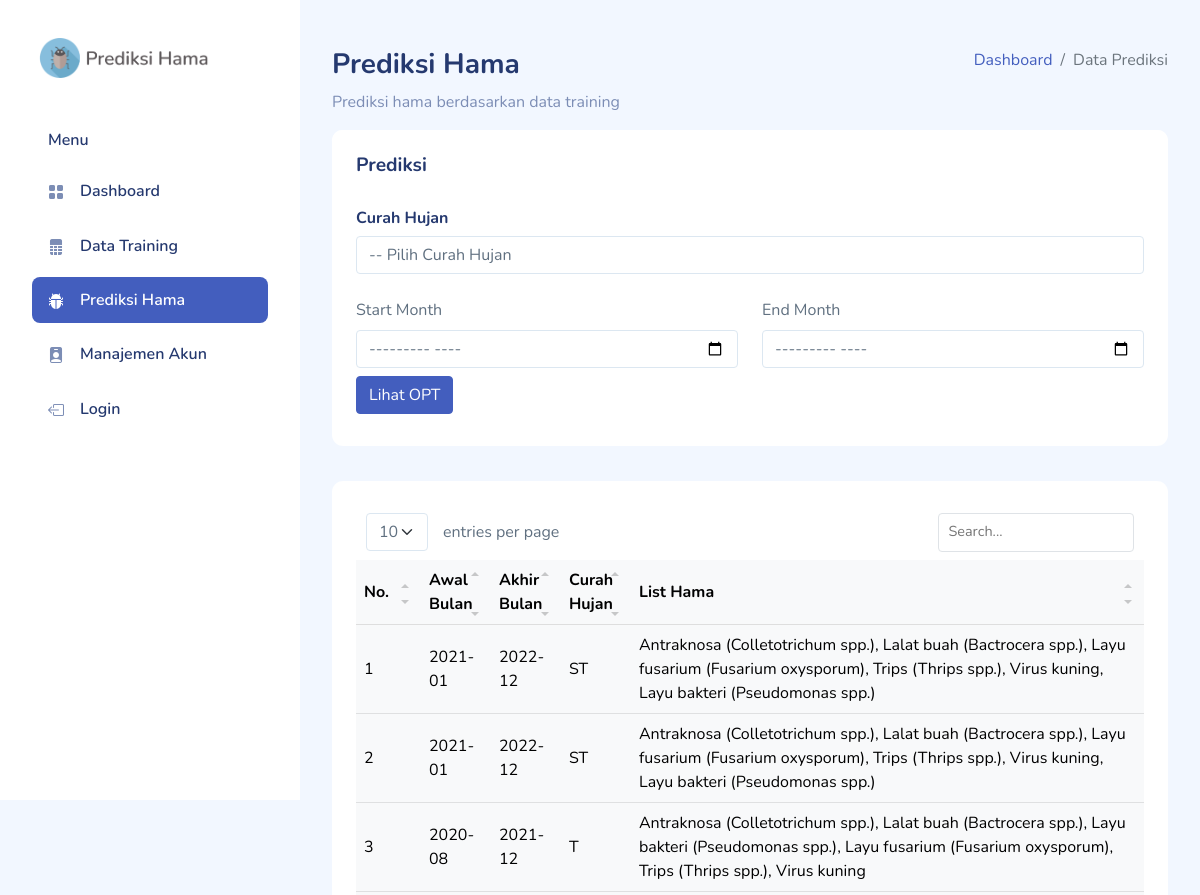
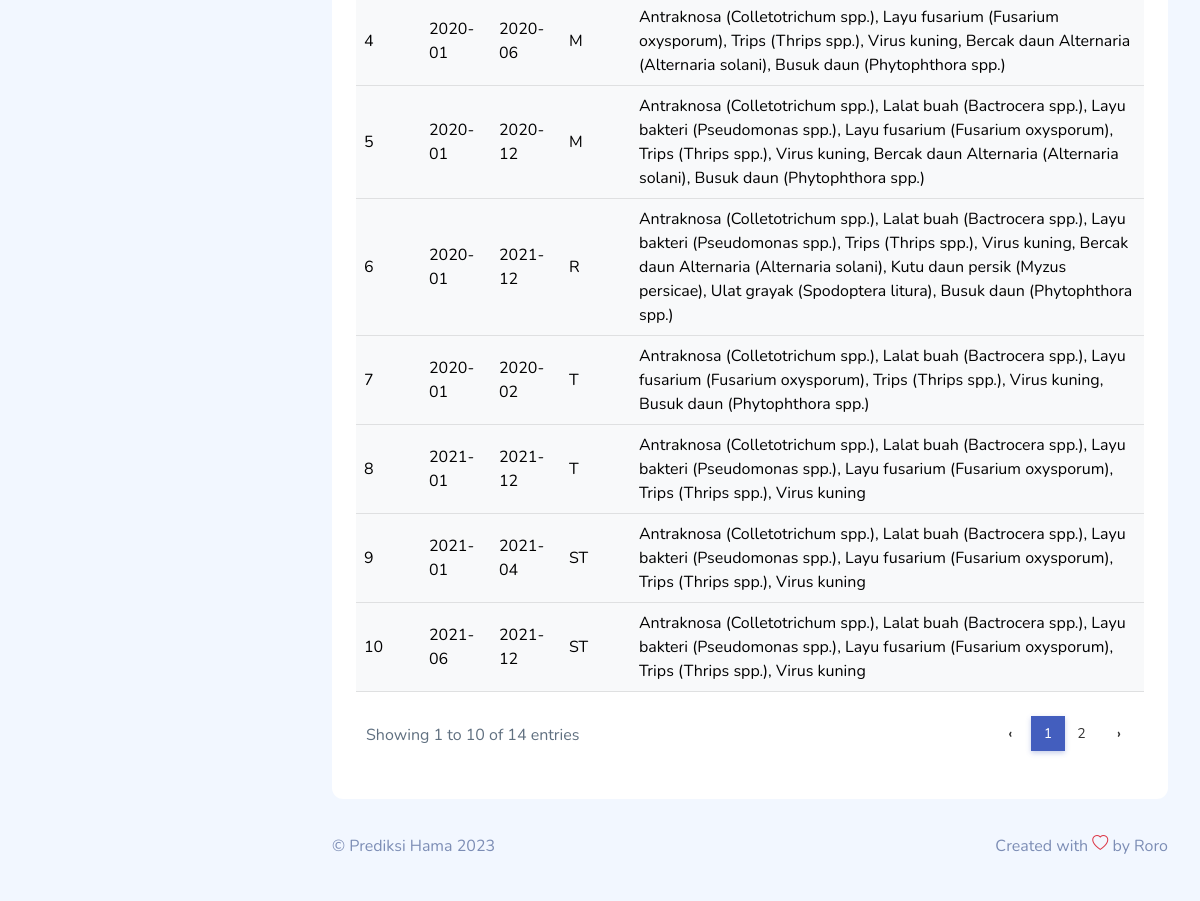
Page /index.php/hasil on the committed database (2 pictures, top to bottom).
### tables this page shows
CREATE TABLE `hasil_prediksi` (
  `id_hasil` int(11) NOT NULL,
  `bulan_awal` varchar(255) NOT NULL,
  `bulan_akhir` varchar(255) NOT NULL,
  `tipe_ch` varchar(255) NOT NULL,
  `daftar_hama` text NOT NULL
);

### application/controllers/Hasil.php (called while the page is built, shortened)
<?php
class Hasil extends CI_Controller
{
  public function __construct()
  {
    $this->load->model('Data_model');
    $this->load->model('Hasil_model');
  }
  public function index()
  {
    $judul = [
      'title' => 'Hasil Training',
      'sub_title' => ''
    ];
    $data['data'] = $this->Data_model->tampilList();
    $data['hasil'] = $this->Hasil_model->tampilHasil();
    $this->load->view('hasil/index', $judul + $data);
  }
}

### index.php (called while the page is built, shortened)
<?php
require_once BASEPATH.'core/CodeIgniter.php';

### application/models/Hasil_model.php (called while the page is built, shortened)
<?php
class Hasil_model extends CI_Model
{
  public function tampilHasil()
  {
    $this->db->select('*');
    $this->db->from('hasil_prediksi');
    $this->db->order_by('id_hasil', 'DESC');
    $query = $this->db->get();
    return $query->result_array();
  }
}

### application/views/hasil/index.php (the view, shortened to what this page needs)
<!DOCTYPE html>
<html lang="en" data-bs-theme="light">
<head>
  <?php $this->load->view("templates/head.php") ?>
</head>
<body class="light">
  <div id="app">
    <?php $this->load->view("templates/sidebar.php") ?>
    <div id="main">
      <div class="page-heading">
        <div class="page-title">
          <div class="row">
            <div class="col-12 col-md-6 order-md-1 order-last">
              <h3>Prediksi Hama</h3>
              <p class="text-subtitle text-muted">Prediksi hama berdasarkan data training</p>
            </div>
            <div class="col-12 col-md-6 order-md-2 order-first">
              <nav aria-label="breadcrumb" class="breadcrumb-header float-start float-lg-end">
                <ol class="breadcrumb">
                  <li class="breadcrumb-item"><a href="<?= base_url('dashboard') ?>">Dashboard</a></li>
                  <li class="breadcrumb-item active" aria-current="page">Data Prediksi</li>
                </ol>
              </nav>
            </div>
          </div>
        </div>
        <section class="section">
          <div class="card">
            <div class="card-header">
              <h3 class="card-title">Prediksi</h3>
            </div>
            <div class="card-body">
              <div class="row">
                <div class="col-lg-12 mb-2">
                  <h6>Curah Hujan</h6>
                  <div class="input-group mb-3">
                    <select class="form-control" id="form-prediksi">
                      <option value="">-- Pilih Curah Hujan</option>
                    </select>
                  </div>
                </div>
                <div class="col-lg-6 mb-2">
                  <label for="start_month" class="form-label">Start Month</label>
                  <input type="month" class="form-control" id="start_month">
                </div>
                <div class="col-lg-6 mb-2">
                  <label for="end_month" class="form-label">End Month</label>
                  <input type="month" class="form-control" id="end_month">
                </div>
              </div>
              <div class="col-lg-6 mb-2">
                <button type="button" id="btn-lihat-opt" class="btn btn-primary">Lihat OPT</button>
              </div>
            </div>
          </div>
        </section>
        <section class="section">
          <div class="card">
            <div class="card-body">
              <table class="table table-light" id="table2">
                <thead>
                  <tr>
                    <th>No.</th>
                    <th>Awal Bulan</th>
                    <th>Akhir Bulan</th>
                    <th>Curah Hujan</th>
                    <th>List Hama</th>
                  </tr>
                </thead>
                <tbody>
                  <?php $no = 1;
                  foreach ($hasil as $key) : ?>
                    <tr>
                      <td width="65px"> <?= $no++; ?> </td>
                      <td> <?= $key['bulan_awal']; ?> </td>
                      <td> <?= $key['bulan_akhir']; ?> </td>
                      <td> <?= $key['tipe_ch']; ?> </td>
                      <td> <?= $key['daftar_hama']; ?> </td>
                    </tr>
                  <?php endforeach; ?>
                </tbody>
              </table>
            </div>
          </div>
        </section>
      </div>
      <?php $this->load->view("templates/footer.php") ?>
    </div>
  </div>
</body>
</html>

### application/views/templates/head.php (shortened to what this page needs)
<link rel="stylesheet" href="<?php echo base_url('assets/css/bootstrap.css') ?>">
<link rel="stylesheet" href="<?php echo base_url('assets/vendors/iconly/bold.css') ?>">
<link rel="stylesheet" href="<?php echo base_url('assets/vendors/simple-datatables/style.css') ?>">
<link rel="stylesheet" href="<?php echo base_url('assets/vendors/perfect-scrollbar/perfect-scrollbar.css') ?>">
<link rel="stylesheet" href="<?php echo base_url('assets/vendors/bootstrap-icons/bootstrap-icons.css') ?>">
<link rel="stylesheet" href="<?php echo base_url('assets/css/app.css') ?>">

### application/views/templates/sidebar.php (shortened to what this page needs)
<div id="sidebar" class="active">
  <div class="sidebar-wrapper active">
    <div class="sidebar-header">
      <div class="d-flex justify-content-between">
        <div class="logo">
          <a href="<?php echo site_url('dashboard') ?>"><img src="<?php echo base_url('assets/images/logo/logo.png"') ?>" height="70px" alt="Logo" srcset=""></a>
        </div>
      </div>
    </div>
    <div class="sidebar-menu">
      <ul class="menu">
        <li class="sidebar-title">Menu</li>
        <li class="sidebar-item <?php if ($title == 'Dashboard') : ?><?= 'active'; ?><?php endif; ?>">
          <a class='sidebar-link' href="<?= base_url('dashboard') ?>">
            <i class="bi bi-grid-fill"></i>
            <span>Dashboard</span>
          </a>
        </li>
        <li class="sidebar-item <?php if ($title == 'List Training') : ?><?= 'active'; ?><?php endif; ?>">
          <a class='sidebar-link' href="<?= base_url('training') ?>">
            <i class="bi bi-file-spreadsheet-fill"></i>
            <span>Data Training</span>
          </a>
        </li>
        <li class="sidebar-item <?php if ($title == 'Hasil Training') : ?><?= 'active'; ?><?php endif; ?>">
          <a class='sidebar-link' href="<?= base_url('hasil') ?>">
            <i class="bi bi-bug-fill"></i>
            <span>Prediksi Hama</span>
          </a>
        </li>
        <li class="sidebar-item <?php if ($title == 'Manajemen Akun') : ?><?= 'active'; ?><?php endif; ?>">
          <a class='sidebar-link' href="<?= base_url('user') ?>">
            <i class="bi bi-person-badge-fill"></i>
            <span>Manajemen Akun</span>
          </a>
        </li>
        <?php if ($this->session->userdata('id_user') == TRUE) : ?>
          <li class="sidebar-item">
            <a class='sidebar-link' href="<?= base_url() ?>logout">
              <i class="bi bi-box-arrow-left"></i>
              <span>Logout</span>
            </a>
          </li>
        <?php else : ?>
          <li class="sidebar-item">
            <a class='sidebar-link' href="<?= base_url() ?>auth/login">
              <i class="bi bi-box-arrow-left"></i>
              <span>Login</span>
            </a>
          </li>
        <?php endif; ?>
      </ul>
    </div>
  </div>
</div>

### application/views/templates/footer.php
<footer>
    <div class="footer clearfix mb-0 text-muted">
        <div class="float-start">
            <p>&copy; <?php echo SITE_NAME . " " . Date('Y') ?></p>
        </div>
        <div class="float-end">
            <p>Created with <span class="text-danger"><i class="bi bi-heart"></i></span> by Roro</p>
        </div>
    </div>
</footer>

### assets/css/app.css (style rules this page uses)
.btn.btn-danger, .btn.btn-info, .btn.btn-primary, .btn.btn-secondary, .btn.btn-success, .btn.btn-warning { color: #fff; }
.card { margin-bottom: 2.2rem; border: none; }
.card .card-header { border: none; }
.card .card-header ~ .card-body { padding-top: 0; }
.card .card-title { font-size: 1.2rem; }
.card .card-body { padding: 1.5rem; }
#sidebar.active .sidebar-wrapper { left: 0; }
.sidebar-wrapper { width: 300px; height: 100vh; position: fixed; top: 0; z-index: 10; overflow-y: auto; background-color: #fff; bottom: 0; transition: left 0.5s ease-out; }
.sidebar-wrapper .sidebar-header { padding: 2rem 2rem 1rem; font-size: 2rem; font-weight: 700; }
.sidebar-wrapper .sidebar-header img { height: 40px; }
.sidebar-wrapper .menu { margin-top: 2rem; padding: 0 2rem; font-weight: 600; }
.sidebar-wrapper .menu .sidebar-title { padding: 0 1rem; margin: 1.5rem 0 1rem; font-size: 1rem; list-style: none; font-weight: 600; color: #25396f; }
.sidebar-wrapper .menu .sidebar-link { display: block; padding: 0.7rem 1rem; font-size: 1rem; display: flex; align-items: center; border-radius: 0.5rem; transition: all 0.5s; text-decoration: none; color: #25396f; }
.sidebar-wrapper .menu .sidebar-link i, .sidebar-wrapper .menu .sidebar-link svg { color: #7c8db5; }
.sidebar-wrapper .menu .sidebar-link span { margin-left: 1rem; }
.sidebar-wrapper .menu .sidebar-item { list-style: none; margin-top: 0.5rem; position: relative; }
.sidebar-wrapper .menu .sidebar-item.active .sidebar-link { background-color: #435ebe; }
.sidebar-wrapper .menu .sidebar-item.active .sidebar-link span { color: #fff; }
.sidebar-wrapper .menu .sidebar-item.active .sidebar-link i, .sidebar-wrapper .menu .sidebar-item.active .sidebar-link svg { fill: #fff; color: #fff; }
.dataTable-table:not(.table-borderless) thead th, .table:not(.table-borderless) thead th { border-bottom: 1px solid #dedede !important; }
.bi { width: 1rem; height: 1rem; }
#main { margin-left: 300px; padding: 2rem; }
.page-heading { margin: 0 0 2rem; }
.page-heading h3 { font-weight: 700; }
a { text-decoration: none; }

### rows in the picture
hasil_prediksi: bulan_awal "2021-01", bulan_akhir "2022-12", tipe_ch "ST", daftar_hama "Antraknosa (Colletotrichum spp.), Lalat buah (Bactrocera spp.), Layu fusarium (Fusarium oxysporum), Trips (Thrips spp.), Virus kuning, Layu bakteri (Pseudomonas spp.)"
hasil_prediksi: bulan_awal "2021-01", bulan_akhir "2022-12", tipe_ch "ST", daftar_hama "Antraknosa (Colletotrichum spp.), Lalat buah (Bactrocera spp.), Layu fusarium (Fusarium oxysporum), Trips (Thrips spp.), Virus kuning, Layu bakteri (Pseudomonas spp.)"
hasil_prediksi: bulan_awal "2020-08", bulan_akhir "2021-12", tipe_ch "T", daftar_hama "Antraknosa (Colletotrichum spp.), Lalat buah (Bactrocera spp.), Layu bakteri (Pseudomonas spp.), Layu fusarium (Fusarium oxysporum), Trips (Thrips spp.), Virus kuning"
hasil_prediksi: bulan_awal "2020-01", bulan_akhir "2020-06", tipe_ch "M", daftar_hama "Antraknosa (Colletotrichum spp.), Layu fusarium (Fusarium oxysporum), Trips (Thrips spp.), Virus kuning, Bercak daun Alternaria (Alternaria solani), Busuk daun (Phytophthora spp.)"
hasil_prediksi: bulan_awal "2020-01", bulan_akhir "2020-12", tipe_ch "M", daftar_hama "Antraknosa (Colletotrichum spp.), Lalat buah (Bactrocera spp.), Layu bakteri (Pseudomonas spp.), Layu fusarium (Fusarium oxysporum), Trips (Thrips spp.), Virus kuning, Bercak daun Alternaria (Alternaria solani), Busuk daun (Phytophthora spp.)"
hasil_prediksi: bulan_awal "2020-01", bulan_akhir "2021-12", tipe_ch "R", daftar_hama "Antraknosa (Colletotrichum spp.), Lalat buah (Bactrocera spp.), Layu bakteri (Pseudomonas spp.), Trips (Thrips spp.), Virus kuning, Bercak daun Alternaria (Alternaria solani), Kutu daun persik (Myzus persicae), Ulat grayak (Spodoptera litura), Busuk daun (Phytophthora spp.)"
hasil_prediksi: bulan_awal "2020-01", bulan_akhir "2020-02", tipe_ch "T", daftar_hama "Antraknosa (Colletotrichum spp.), Lalat buah (Bactrocera spp.), Layu fusarium (Fusarium oxysporum), Trips (Thrips spp.), Virus kuning, Busuk daun (Phytophthora spp.)"
hasil_prediksi: bulan_awal "2021-01", bulan_akhir "2021-12", tipe_ch "T", daftar_hama "Antraknosa (Colletotrichum spp.), Lalat buah (Bactrocera spp.), Layu bakteri (Pseudomonas spp.), Layu fusarium (Fusarium oxysporum), Trips (Thrips spp.), Virus kuning"
hasil_prediksi: bulan_awal "2021-01", bulan_akhir "2021-04", tipe_ch "ST", daftar_hama "Antraknosa (Colletotrichum spp.), Lalat buah (Bactrocera spp.), Layu bakteri (Pseudomonas spp.), Layu fusarium (Fusarium oxysporum), Trips (Thrips spp.), Virus kuning"
hasil_prediksi: bulan_awal "2021-06", bulan_akhir "2021-12", tipe_ch "ST", daftar_hama "Antraknosa (Colletotrichum spp.), Lalat buah (Bactrocera spp.), Layu bakteri (Pseudomonas spp.), Layu fusarium (Fusarium oxysporum), Trips (Thrips spp.), Virus kuning"

### other values in the picture
SITE_NAME "Prediksi Hama"
Date('Y') "2023"
